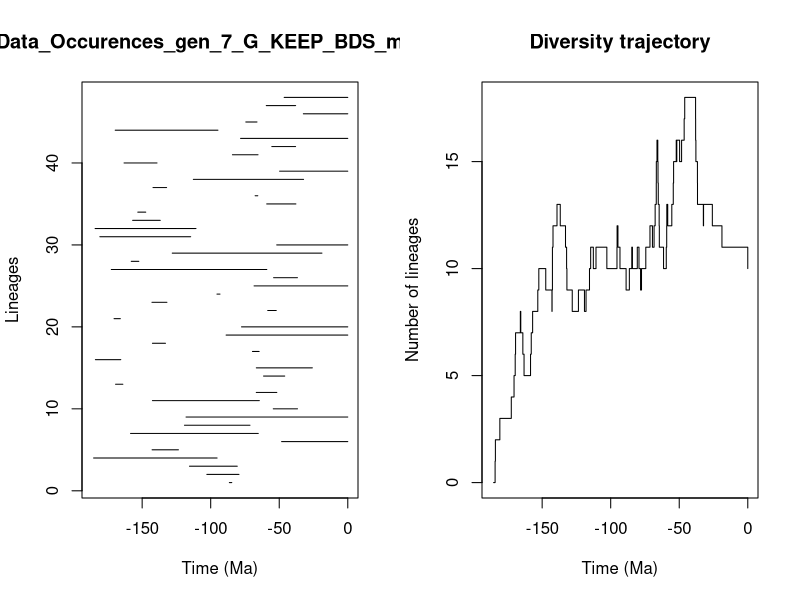

The R script that drew this image:


pdf(file='../Genus/pyrate_mcmc_logs/Data_Occurences_gen_7_G_KEEP_BDS_mcmc_LTT.pdf',width=0.6*20, height=0.6*10)
title = "Data_Occurences_gen_7_G_KEEP_BDS_mcmc"
ts=c(86.38840699039133, 102.80586066671277,115.46850850423864,185.42396694387256,142.7532065080809,48.28210679554362,158.47289815955313,119.1405953410637,117.98297416431966,54.35231302350298,142.50662205289504,66.75625426631244,169.3953273775612,61.44772876599028,66.71398797546371,184.10928607345744,69.54304159259884,142.50279087436445,88.76228540451719,77.52252165306122,170.50553000268707,58.39923320337457,142.85454263251432,95.42069342804066,68.35890938979028,54.11386502691004,172.51477468217686,157.95607285224494,128.0510526891758,51.84144851392214,180.8639077551743,184.32377719516734,156.95083983068125,153.18401725932978,59.14158845355373,67.57498620890195,142.0824002212868,112.66005112528185,49.72929358659209,163.20434531257754,84.13797713809475,55.422389478747526,78.2144388452668,169.66010697944512,74.39322427362502,32.41209403946048,59.45802262192218,46.40792147620232)
te=c(84.62180342191368, 79.36930342548261,80.6005506098201,95.33020385380891,123.53635348241413,0.0,65.29873245970401,71.35075050112486,0.0,36.679357505952034,64.52922700367165,51.76912272647732,164.08248421715214,46.001427974471284,25.850653761437666,165.59230194435443,64.650015770322,132.97006670392815,0.0,0.0,165.91309363122633,52.19196370877882,131.939464377023,93.22932103200138,0.0,36.728939293783355,59.06530973912585,152.4332876018785,18.843622505823408,0.0,114.60859349725996,110.72183939772643,136.79568864161737,147.37400792857338,37.85113413847907,65.64632853372778,132.16694196916538,32.2550422771483,0.0,139.1693366850997,65.48078637223522,38.07781011161454,0.0,94.71194776230413,66.23138414973504,0.0,38.04016963036605,0.0)
div_traj=c(0, 1,2,3,4,5,6,7,8,7,6,5,6,7,8,9,10,9,8,9,10,11,12,13,12,11,10,9,8,9,8,9,10,11,10,11,10,11,12,11,10,9,10,11,10,11,10,9,10,11,12,11,12,13,14,15,16,15,14,13,12,11,10,11,12,13,12,13,14,15,16,15,16,15,16,17,18,17,16,15,14,13,12,13,12,11,10)
time_events=c(185.42396694387256, 184.32377719516734,184.10928607345744,180.8639077551743,172.51477468217686,170.50553000268707,169.66010697944512,169.3953273775612,165.91309363122633,165.59230194435443,164.08248421715214,163.20434531257754,158.47289815955313,157.95607285224494,156.95083983068125,153.18401725932978,152.4332876018785,147.37400792857338,142.85454263251432,142.7532065080809,142.50662205289504,142.50279087436445,142.0824002212868,139.1693366850997,136.79568864161737,132.97006670392815,132.16694196916538,131.939464377023,128.0510526891758,123.53635348241413,119.1405953410637,117.98297416431966,115.46850850423864,114.60859349725996,112.66005112528185,110.72183939772643,102.80586066671277,95.42069342804066,95.33020385380891,94.71194776230413,93.22932103200138,88.76228540451719,86.38840699039133,84.62180342191368,84.13797713809475,80.6005506098201,79.36930342548261,78.2144388452668,77.52252165306122,74.39322427362502,71.35075050112486,69.54304159259884,68.35890938979028,67.57498620890195,66.75625426631244,66.71398797546371,66.23138414973504,65.64632853372778,65.48078637223522,65.29873245970401,64.650015770322,64.52922700367165,61.44772876599028,59.45802262192218,59.14158845355373,59.06530973912585,58.39923320337457,55.422389478747526,54.35231302350298,54.11386502691004,52.19196370877882,51.84144851392214,51.76912272647732,49.72929358659209,48.28210679554362,46.40792147620232,46.001427974471284,38.07781011161454,38.04016963036605,37.85113413847907,36.728939293783355,36.679357505952034,32.41209403946048,32.2550422771483,25.850653761437666,18.843622505823408,0.0)
                par(mfrow=c(1,2))
                L = length(ts)
                plot(ts, 1:L , xlim=c(-max(ts)-1,0), pch=20, type="n", main=title,xlab="Time (Ma)",ylab="Lineages")
                for (i in 1:L){segments(x0=-te[i],y0=i,x1=-ts[i],y1=i)}    
                t = -time_events
                plot(div_traj ~ t,type="s", main = "Diversity trajectory",xlab="Time (Ma)",ylab="Number of lineages",xlim=c(-max(ts)-1,0))
                abline(v=c(65,200,251,367,445),lty=2,col="gray")
                
